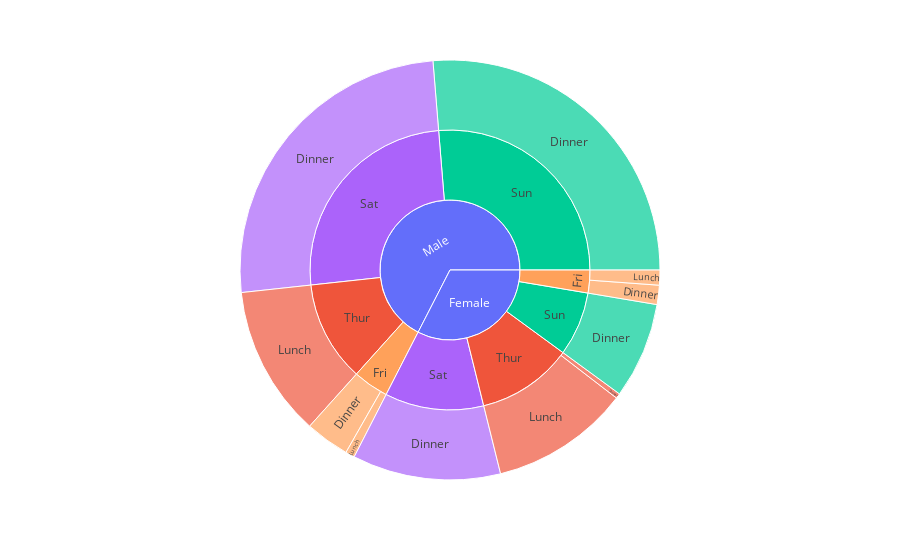

Notebook source saved alongside this figure:
### Code cell
px.sunburst(df2 , path = ["sex" , "day" , "time"] ,values = "total_bill" , color="day")

### Figure 1 — Plotly figure (JSON) as saved in the notebook; plotly's stock layout.template omitted (floating-point values rounded to 4 significant figures)
{"data": [{"branchvalues": "total", "customdata": [["(?)"], ["(?)"], ["Thur"], ["Thur"], ["Sun"], ["Sun"], ["Sat"], ["Sat"], ["Fri"], ["Fri"], ["Fri"], ["Fri"], ["Fri"], ["Thur"], ["Sun"], ["Sun"], ["Sat"], ["Sat"], ["Fri"], ["Thur"], ["Thur"]], "domain": {"x": [0, 1], "y": [0, 1]}, "hovertemplate": "labels=%{label}<br>total_bill=%{value}<br>parent=%{parent}<br>id=%{id}<br>day=%{customdata[0]}<extra></extra>", "ids": ["Male", "Female", "Male/Thur", "Female/Thur", "Male/Sun", "Female/Sun", "Male/Sat", "Female/Sat", "Male/Fri", "Female/Fri", "Female/Fri/Dinner", "Male/Fri/Lunch", "Female/Fri/Lunch", "Female/Thur/Dinner", "Male/Sun/Dinner", "Female/Sun/Dinner", "Male/Sat/Dinner", "Female/Sat/Dinner", "Male/Fri/Dinner", "Female/Thur/Lunch", "Male/Thur/Lunch"], "labels": ["Male", "Female", "Thur", "Thur", "Sun", "Sun", "Sat", "Sat", "Fri", "Fri", "Dinner", "Lunch", "Lunch", "Dinner", "Dinner", "Dinner", "Dinner", "Dinner", "Dinner", "Lunch", "Lunch"], "marker": {"colors": ["#636efa", "#636efa", "#EF553B", "#EF553B", "#00cc96", "#00cc96", "#ab63fa", "#ab63fa", "#FFA15A", "#FFA15A", "#FFA15A", "#FFA15A", "#FFA15A", "#EF553B", "#00cc96", "#00cc96", "#ab63fa", "#ab63fa", "#FFA15A", "#EF553B", "#EF553B"]}, "name": "", "parents": ["", "", "Male", "Female", "Male", "Female", "Male", "Female", "Male", "Female", "Female/Fri", "Male/Fri", "Female/Fri", "Female/Thur", "Male/Sun", "Female/Sun", "Male/Sat", "Female/Sat", "Male/Fri", "Female/Thur", "Male/Thur"], "type": "sunburst", "values": [3257.0, 1571.0, 561.4, 534.9, 1269.0, 357.7, 1227.0, 551.0, 198.6, 127.3, 71.55, 34.16, 55.76, 18.78, 1269.0, 357.7, 1227.0, 551.0, 164.4, 516.1, 561.4]}], "layout": {"legend": {"tracegroupgap": 0}, "margin": {"t": 60}}}
